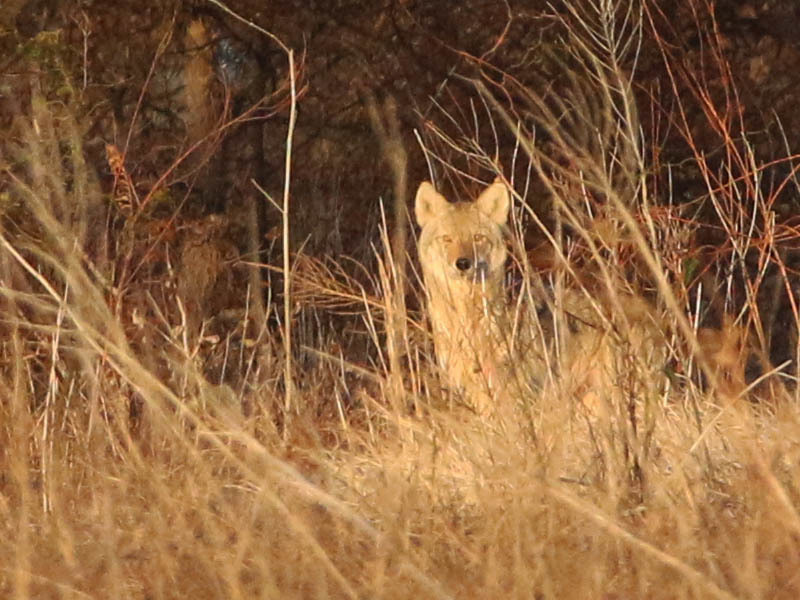
#> input picture f494fab00ebb2d87c8d3bf5215560d54.jpg, 800 x 600 px, found by its file name
$ jupyter execute --allow-errors 'Entrega 3 (1).ipynb'
#> lines starting #> are read from the running program, lines starting #| are printed output that depends on the picture
# Miniproyecto 3: Clasificación de animales

## Entrega 3
Hasta ahora, hemos aprendido a representar nuestras imágenes utilizando descriptores de textura y color, así como a utilizar el clasificador de vecino más cercano para clasificarlas. En esta entrega, aprenderemos un nuevo método de representación basado en la forma. Además, veremos cómo enriquecer nuestros descriptores de histogramas para incorporar información espacial. Finalmente, combinaremos la información de color y forma para crear un nuevo tipo de descriptor multimodal. Todo esto nos ayudará a representar la imagen de una manera mucho más rica y obtener mejores resultados. Finalmente, utilizaremos un nuevo clasificador llamado Support Vector Machine (SVM) para capturar la complejidad de los descriptores de una manera más fiel.

[cell 1]
# importar librerias
import os
import random
import numpy as np
from tqdm import tqdm
from glob import glob
from matplotlib import pyplot as plt

import cv2
from skimage.feature import hog

from sklearn.svm import SVC
from sklearn.metrics import precision_recall_fscore_support

[cell 2]
group = None # Cambiar por el número de grupo
# YOUR CODE HERE (Daniela)
group = 19 # Número de grupo asignado (el mismo de las entregas 1 y 2)

#> (a cell that did not finish here is left out)

[cell 4]
dict_labels = {} # Cambiar por un diccionario con las etiquetas de las clases

# YOUR CODE HERE (Daniela)
# Carpeta con los datos (train, valid y test), al mismo nivel que este notebook
DATA_DIR = "dataset"

# Se ordenan las clases alfabéticamente y se les asigna un ID empezando en 0
#> (the rest of this cell did not finish here and is left out)

#> (a cell that did not finish here is left out)

[cell 6]
def processing(Im: np.ndarray, img_size: tuple[int] | None = None, color_space: str | None = None) -> np.ndarray:
    """Función que preprocesa una lista de imágenes.

    Args:
        Im_list (list[np.ndarray]): Lista con las imágenes a preprocesar.
        img_size (tuple[int] | None): Tamaño de la imagen.
        color_space (str | None): Espacio de color a utilizar. Puede ser "rgb", "gray", "hsv" o "lab".

    Returns:
        list[np.ndarray]: Lista con las imágenes preprocesadas.
    """

    # YOUR CODE HERE (Daniela)
    # Redimensionar solo si se da un tamaño
    if img_size is not None:
        Im = cv2.resize(Im, img_size)

    # Convertir de BGR al espacio de color pedido (si se da uno)
    if color_space is not None:
        conversions = {
            "rgb": cv2.COLOR_BGR2RGB,
            "gray": cv2.COLOR_BGR2GRAY,
            "hsv": cv2.COLOR_BGR2HSV,
            "lab": cv2.COLOR_BGR2LAB,
        }
        Im = cv2.cvtColor(Im, conversions[color_space])

    return Im

#> (a cell that did not finish here is left out)

### Parte 1: Histogramas
Recordemos que una de las formas más comunes de representar una imagen es utilizando histogramas de color, ya sea de manera concatenada o conjunta. Sin embargo, un problema que surge al usar histogramas es que se pierde la información espacial de la imagen.

Para recuperar esta información espacial, utilizaremos el concepto de una pirámide espacial. Esto implica dividir la imagen en varias secciones, y para cada sección calcularemos su propio histograma de color. Luego, concatenaremos todos los histogramas obtenidos para generar un descriptor de mayor dimensionalidad que preserve la consistencia espacial de la imagen.

#### Parte 1.1: Color
Copia la función de la entrega 2 llamada `color_hist`, que debe retornar el histograma conjunto o concatenado de color de una imagen de entrada, dada una cantidad de bins específica. Asegúrate de que el histograma esté normalizado antes de retornarlo.

[cell 8]
def color_hist(Im: np.ndarray, type_h:str, bins: int) -> np.ndarray:
    """Función que calcula el histograma de color conjunto o concatenado de una imagen

    Args:
        Im (numpy.ndarray): Imagen a la que calcular el histograma
        type_h (str): Tipo de histograma a calcular, puede ser "concat" o "joint"
        bins (int): Cantidad de bins que usar en el histograma. En el caso de concat el número de bins finale será 3*bins
        En el caso de Joint será bins^3

    Returns:YOUR CO
        numpy.ndarray: Histograma de color normalizado
    """
    # YOUR CODE HERE (Daniela)
    # Misma función de la entrega 2: el rango de los bins va del mínimo al máximo de cada canal
    if type_h == "concat":
        # Un histograma por cada canal y luego se ponen uno detrás del otro
        h = np.concatenate([np.histogram(Im[:, :, c], bins=bins)[0] for c in range(3)])
    elif type_h == "joint":
        # Un solo histograma 3D con todas las combinaciones de los 3 canales, luego se aplana
        h = np.histogramdd(Im.reshape(-1, 3), bins=bins)[0].flatten()

    # Se normaliza para que la suma total sea 1
    h = h / np.sum(h)
    return h

[cell 9]
img=processing(cv2.imread(os.path.join(".", "dataset", "train", "Canis latrans", "f494fab00ebb2d87c8d3bf5215560d54.jpg")),  (256, 256), 'rgb')
#> in processing, `Im = cv2.resize(Im, img_size)`:
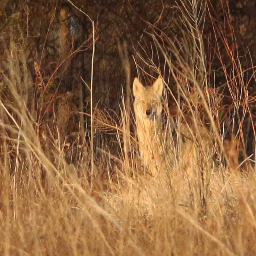
#> Im: shape (256, 256, 3); mean B, G, R 61.9, 97.6, 137.9
concat_h=color_hist(img,'concat',10)
#> in color_hist, `h = np.concatenate([np.histogram(Im[:, :, c], bins=bins)[0] for c in r..`: h = 30 values, max 16872 at index 21, min 4 at index 29, mean 6553.6
#> in color_hist, `h = h / np.sum(h)`: h = 30 values, max 0.0858 at index 21, min 2.03e-05 at index 29, mean 0.0333
#> concat_h has the same summary as h in color_hist
joint_h=color_hist(img,'joint',10)
#> joint_h = 1000 values, max 0.0853 at index 653, min 0 at index 2, mean 0.001


fig,ax=plt.subplots(1,3,figsize=(15,5))
ax[0].hist(list(range(len(concat_h))), list(range(len(concat_h - 1))), weights = concat_h)
ax[0].set_title('Histograma concatenado')
ax[1].hist(list(range(len(joint_h))), list(range(len(joint_h - 1))), weights = joint_h)
ax[1].set_title('Histograma conjunto')
ax[2].imshow(img)
ax[2].axis('off')
ax[2].set_title('Imagen original')

plt.tight_layout()

assert np.isclose(np.sum(concat_h),1,0.1), 'Su histograma concatenado no esta normalizado'
assert np.isclose(np.sum(joint_h),1,0.1), 'Su histograma conjunto no esta normalizado'
assert len(concat_h.shape)==1 and len(joint_h.shape)==1, 'Su histograma debe tener una unica dimension'
assert np.isclose(len(concat_h)/3,len(joint_h)**(1/3),0.01),' Sus histogramas no tienen la cantidad de bins que deberían'
assert np.isclose(np.std(concat_h),0.025,0.05), 'Su histograma de color concatenado es erroneo'
assert np.isclose(np.std(joint_h),0.0063,0.05), 'Su histograma de color conjunto es erroneo'
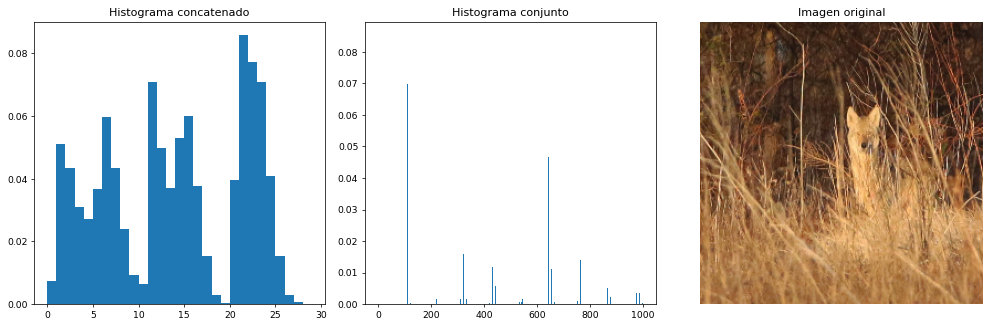
#> figure drawn by matplotlib, 3 panels; panel 1: tallest bar 0.0858 high, from x = 21 to 22; panel 2: tallest bar 0.0853 high, from x = 653 to 654

#### Parte 1.2: Piramide

Ahora que has copiado la función `color_hist` y tenemos una forma de obtener los histogramas de color conjunto o concatenado de una imagen, vamos a generar el descriptor final utilizando una pirámide espacial. Recordemos que la pirámide espacial es un método que nos permite preservar la información espacial de la imagen. Primero, obtenemos un histograma de toda la imagen, y luego dividimos la imagen en parches en los que calculamos un histograma para cada uno.

Un resumen de este método se muestra en la siguiente imagen:

En este caso utilizaremos 3 niveles de la piramide. La función tendrá 4 parámetros: La imagen original, el tamaño de las ventanas en cada uno de los niveles, el tipo de histograma y el número de bins del histograma. El formato de la variable `size` que se asociará al tamaño de las ventanas o cuadrantes en cada uno de los niveles de la piramide el siguiente: [(256, 256), (128, 128), (64, 64)], para una imagen de tamaño $256\times256$ el primer nivel es la imagen completa, el segundo nivel dividiría la imagen en 4 y el tercer nivel dividiría la imagen en 8.

Instrucciones:
1. Primero para cada nivel extrae el tamaño de la ventana o cuadrante de ese nivel.

2. Para cada parche de la imagen dentro de cada nivel, calcula el histograma y concaténalo con los histogramas de los otros parches para generar el descriptor final.

3. El descriptor final no estará normalizado, ya que será la concatenación de varios histogramas normalizados.

**Nota:** El orden para recorrer los parches será primero de izquierda a derecha y arriba a abajo. Comenzando en la esquina superior izquierda. Además, tengan en cuenta que el tamaño de los parches deben ser valores dado que el tamaño de la imagen sea divisible por ellos.

[cell 10]
def Color_pyramid(Im: np.ndarray, patch_sizes: list[tuple[int]], type_h: str, bins:int) -> np.ndarray:
    """Función que calcula el histograma de color de una imagen por parches

    Args:
        Im (numpy.ndarray): Imagen de entrada
        patch_sizes (list[tuple[int]]): Tupla tamaño de los parches sobre el que calcular cada histograma
        type_h (str): Puede ser "concat" o "joint"
        bins (int): Cantidad de bins que usar en el histograma

    Returns:
        numpy.ndarray: Histograma de color normalizado
    """
#> called with type_h = 'concat', bins = 10
    # YOUR CODE HERE (Daniela)
    hists = []
    # Se recorre cada nivel de la pirámide con su tamaño de parche
    for (ph, pw) in patch_sizes:
        # Parches de izquierda a derecha y de arriba a abajo
        for y in range(0, Im.shape[0], ph):
            for x in range(0, Im.shape[1], pw):
                patch = Im[y:y + ph, x:x + pw]
                # Histograma normalizado del parche
                hists.append(color_hist(patch, type_h, bins))
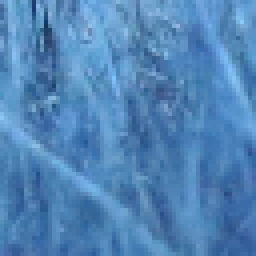
#> patch: shape (64, 64, 3) (shown 4 times larger); mean B, G, R 183.6, 132.7, 81.1
#> after the loop, hists = 21 items

    # Se concatenan todos los histogramas (el resultado no queda normalizado)
    final_histogram = np.concatenate(hists)
#> final_histogram = 630 values, max 0.2 at index 201, min 0 at index 537, mean 0.0333
    return final_histogram

[cell 11]
img=processing(cv2.imread(os.path.join(".", "dataset", "train", "Canis latrans", "f494fab00ebb2d87c8d3bf5215560d54.jpg")),  (256, 256), 'rgb')
h_pyramid_cat=Color_pyramid(img,[(256, 256), (128, 128), (64, 64)],'concat',10)
#> h_pyramid_cat has the same summary as final_histogram in Color_pyramid
h_pyramid_joint=Color_pyramid(img,[(256, 256), (128, 128), (64, 64)],'joint',5)
#> h_pyramid_joint = 2625 values, max 0.594 at index 750, min 0 at index 1, mean 0.008

fig,ax=plt.subplots(2,2,figsize=(10,10))
ax[0,0].imshow(img)
ax[0,0].axis('off')
ax[0,0].set_title('Imagen')
ax[0,1].hist(list(range(len(h_pyramid_cat))), list(range(len(h_pyramid_cat - 1))), weights = h_pyramid_cat)
ax[0,1].set_title('Histograma de piramide')

assert len(h_pyramid_cat)==30*(1+4+16), 'La longitud del descriptor final debe ser igual a la longitud del histograma concatenado multiplicado por la cantidad de cuadrantes dentro de la imagen'
assert np.isclose(np.sum(h_pyramid_cat),(1+4+16),0.01), 'En total se tienen 64 histogramas normalizados juntos, la suma de todo debe ser 64'
assert len(h_pyramid_joint)==5**3*(1+4+16), 'La longitud del descriptor final debe ser igual a la longitud del histograma conjunto multiplicado por la cantidad de cuadrantes dentro de la imagen'
assert np.isclose(np.sum(h_pyramid_joint),(1+4+16),0.01), 'En total se tienen 64 histogramas normalizados juntos, la suma de todo debe ser 64'
a=color_hist(img[64:64+64,64:64+64,:],'concat',10)
#> a = 30 values, max 0.179 at index 21, min 0.00212 at index 29, mean 0.0333
K=10
b=h_pyramid_cat[K*30:K*30+30]
#> b has the same summary as a

ax[1,0].imshow(img[64:64+64,64:64+64,:])
ax[1,0].axis('off')
ax[1,0].set_title('Recorte')
ax[1,1].hist(list(range(len(h_pyramid_cat[K*30:K*30+30]))), list(range(len(h_pyramid_cat[K*30:K*30+30] - 1))), weights = h_pyramid_cat[K*30:K*30+30])
ax[1,1].set_title('Histograma de recorte')

assert np.array_equal(a,b), 'El histograma concatenado de el cuadrante 17 de la imagen debe ser igual la parte 17 del histograma en piramide'
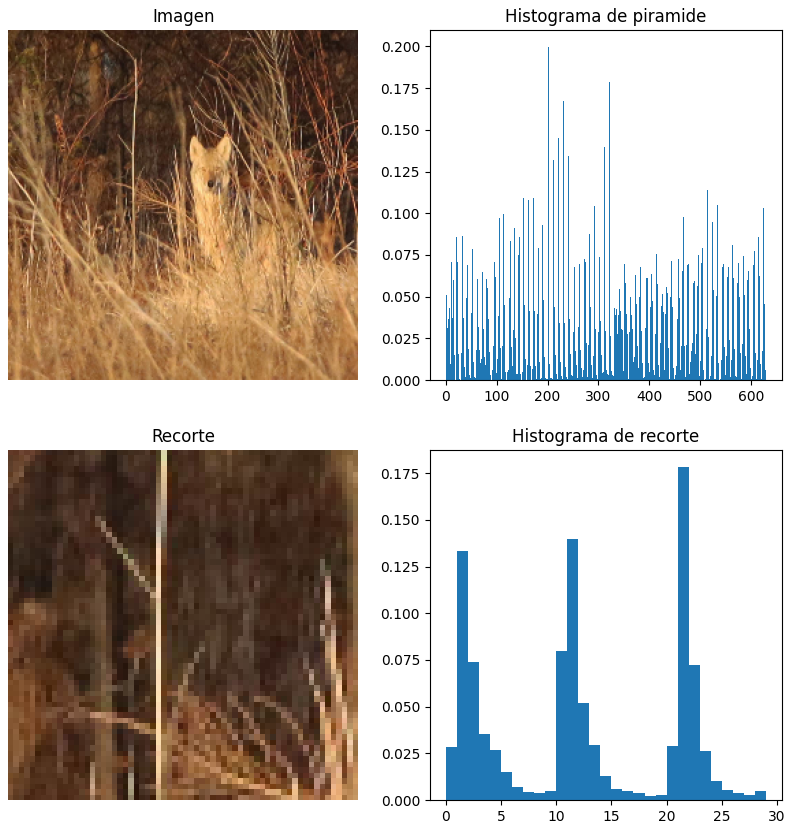
#> figure drawn by matplotlib, 4 panels; B, G, R data is drawn as R, G, B; panel 2: tallest bar 0.2 high, from x = 201 to 202; panel 4: tallest bar 0.179 high, from x = 21 to 22

#### Parte 1.3: Histograma de gradientes orientados
La representación basada en color es útil cuando existe una consistencia en la diferencia de colores entre clases. Por ejemplo, si quisiéramos clasificar vacas y caballos, este enfoque podría ser eficaz. Sin embargo, si intentamos clasificar vacas y cebras, el descriptor de color sería menos útil. Hasta ahora hemos experimentado con descriptores de color y textura, y ahora aprenderemos a usar una representación basada en forma.

El Histograma de Gradientes Orientados (HOG) es una técnica para representar la forma de un objeto en una imagen utilizando el gradiente y su orientación. Este método calcula un histograma de orientaciones en ventanas de un tamaño específico a lo largo de toda la imagen, y luego concatena estos histogramas.

**Instrucciones:**
1. Utiliza la función `hog` de la librería `skimage.feature` para obtener el histograma de gradientes orientados de una imagen.

2. Aplica esta función a una imagen de un gato y visualiza el histograma de gradientes orientados.

**Nota:** La función `hog` no solo retorna el histograma de gradientes orientados, sino que también puede generar el mapa de gradientes orientados usando el parámetro `visualize`.

[cell 12]
hist_hog='' #Histograma de gradientes de la imagen
hog_map='' #Imagen de mapa de histogramas de gradientes
# YOUR CODE HERE (Daniela)
# No hay gatos en nuestras clases, así que se usa la misma imagen de ejemplo de Canis latrans
img_gray = processing(cv2.imread(os.path.join(".", "dataset", "train", "Canis latrans", "f494fab00ebb2d87c8d3bf5215560d54.jpg")), (256, 256), "gray")
#> call 3 of processing, with img_size = (256, 256), color_space = 'gray'
#> in processing (call 3), `Im = cv2.cvtColor(Im, conversions[color_space])`:
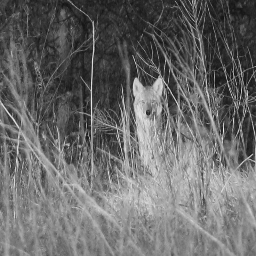
#> Im: shape (256, 256); min 12, max 244, mean 105.6

# HOG: 9 orientaciones, celdas de 32x32 píxeles y bloques de 2x2 celdas
hist_hog, hog_map = hog(img_gray, orientations=9, pixels_per_cell=(32, 32),
                        cells_per_block=(2, 2), visualize=True)
#> hist_hog = 1764 values, max 0.277 at index 324, min 0.02 at index 758, mean 0.153

# Visualización de la imagen, el mapa de gradientes y el histograma
fig, ax = plt.subplots(1, 3, figsize=(15, 5))
ax[0].imshow(img_gray, cmap="gray")
ax[0].axis("off")
ax[0].set_title("Imagen en escala de grises")
ax[1].imshow(hog_map, cmap="gray")
ax[1].axis("off")
ax[1].set_title("Mapa HOG")
ax[2].plot(hist_hog)
ax[2].set_title(f"Descriptor HOG ({len(hist_hog)} dimensiones)")
plt.tight_layout()
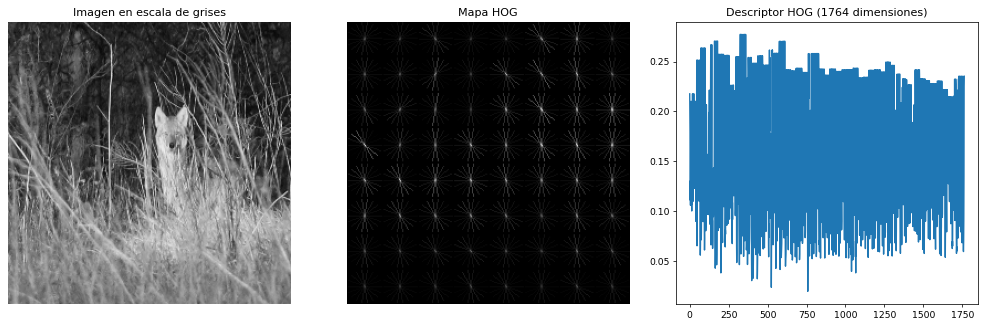
#> figure drawn by matplotlib, 3 panels; panel 3: curve peaks at x = 324, y = 0.277
